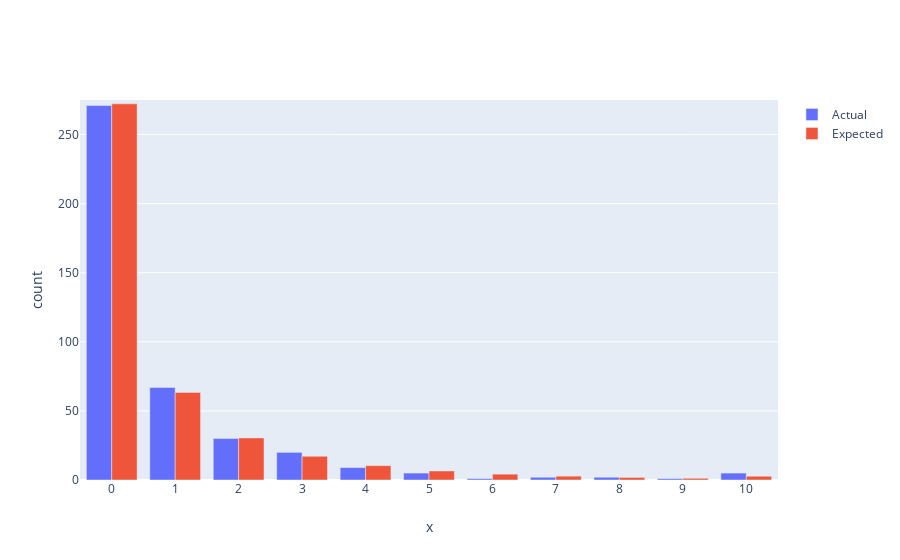

Notebook cell for this chart:
### Markdown cell above
## Grouped Bar

### Code cell
fig = go.Figure(data=[
    go.Bar(name='Actual', x=coronovirus['values'], y=coronovirus['actual']),
    go.Bar(name='Expected', x=coronovirus['values'], y=coronovirus['forecast'])
])

fig.update_layout(title='',
                  xaxis_title='x',
                  yaxis_title='count',
                 annotations=[
                    
                      ],
                  xaxis = dict(
                        tickmode = 'linear',
                        tick0 = 0,
                        dtick = 1
                        )
                 )

# Change the bar mode
fig.update_layout(barmode='group')

fig.update_yaxes(range=[0, 275])


fig.show()

### Figure 1 — Plotly figure (JSON) as saved in the notebook; plotly's stock layout.template omitted (floating-point values rounded to 4 significant figures)
{"data": [{"name": "Actual", "type": "bar", "x": [0, 1, 2, 3, 4, 5, 6, 7, 8, 9, 10], "y": [271, 67, 30, 20, 9, 5, 1, 2, 2, 1, 5]}, {"name": "Expected", "type": "bar", "x": [0, 1, 2, 3, 4, 5, 6, 7, 8, 9, 10], "y": [272.2, 63.4, 30.48, 17.17, 10.38, 6.535, 4.221, 2.777, 1.851, 1.247, 2.73]}], "layout": {"autosize": true, "barmode": "group", "title": {"text": ""}, "xaxis": {"autorange": true, "dtick": 1, "range": [-0.5, 10.5], "tick0": 0, "tickmode": "linear", "title": {"text": "x"}, "type": "linear"}, "yaxis": {"range": [0, 275], "title": {"text": "count"}, "type": "linear"}}}
